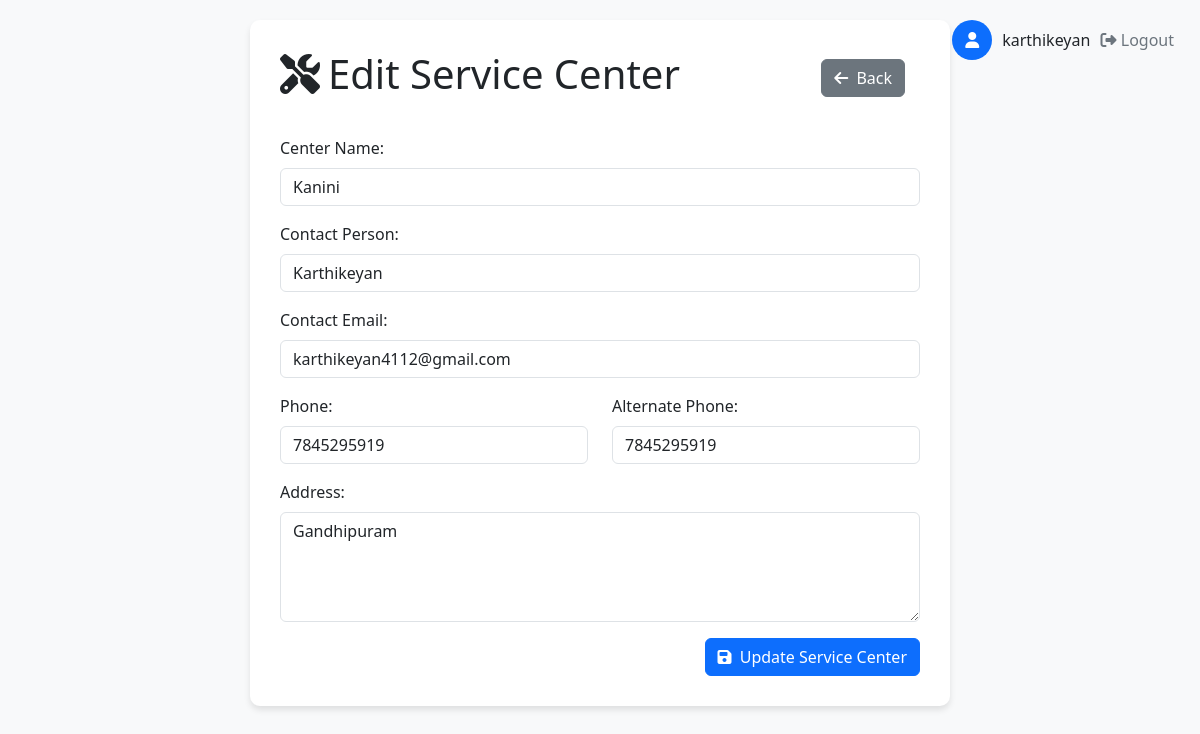
The page /edit_service.php?id=2 (signed in) on the database its author committed.
### tables this page shows
CREATE TABLE `employee` (
  `emp_id` int(11) NOT NULL,
  `emp_code` varchar(20) DEFAULT NULL,
  `emp_name` varchar(100) DEFAULT NULL,
  `email` varchar(100) DEFAULT NULL,
  `password` varchar(255) DEFAULT NULL,
  `designation` enum('Lead','Sr SA','SA','IT_Admin','Lab_incharge','HOD','FI','User') DEFAULT NULL,
  `department` varchar(100) DEFAULT NULL,
  `status` enum('Active','Inactive') DEFAULT 'Active'
);

CREATE TABLE `service_center` (
  `center_id` int(11) NOT NULL,
  `center_name` varchar(100) DEFAULT NULL,
  `contact_person` varchar(100) DEFAULT NULL,
  `contact_email` varchar(100) DEFAULT NULL,
  `phone` varchar(20) DEFAULT NULL,
  `alt_phone` varchar(20) DEFAULT NULL,
  `address` text DEFAULT NULL
);

### edit_service.php (the view, shortened to what this page needs)
<?php
require_once 'config.php';
$currentUserName = "User";
$user_id = $_SESSION['user_id'];
$query = "SELECT emp_name FROM employee WHERE emp_id = ?";
if ($stmt = $conn->prepare($query)) {
    $stmt->bind_param("i", $user_id);
    $stmt->execute();
    $result = $stmt->get_result();
    if ($result->num_rows > 0) {
        $user = $result->fetch_assoc();
        $currentUserName = $user['emp_name'];
    }
}
$id = $_GET['id'];
$stmt = $pdo->prepare("SELECT * FROM service_center WHERE center_id = ?");
$stmt->execute([$id]);
$center = $stmt->fetch();
?>
<!DOCTYPE html>
<html lang="en">
<head>
    <link href="https://cdn.jsdelivr.net/npm/bootstrap@5.3.0/dist/css/bootstrap.min.css" rel="stylesheet">
    <link rel="stylesheet" href="https://cdnjs.cloudflare.com/ajax/libs/font-awesome/6.4.0/css/all.min.css">
</head>
<body>
    <div class="user-info">
        <div class="user-icon">
            <i class="fas fa-user"></i>
        </div>
        <div>
            <span><?php echo htmlspecialchars($currentUserName); ?></span>
            <form action="logout.php" method="post" style="display: inline;">
                <button type="submit" class="logout-btn">
                    <i class="fas fa-sign-out-alt"></i> Logout
                </button>
            </form>
        </div>
    </div>
    <div class="container">
        <div class="form-container">
            <div class="page-header">
                <h1><i class="fas fa-tools me-2"></i>Edit Service Center</h1>
                <a href="manage_service.php" class="btn btn-secondary back-btn">
                    <i class="fas fa-arrow-left me-1"></i> Back
                </a>
            </div>
            <form method="post">
                <div class="mb-3">
                    <label for="center_name" class="form-label">Center Name:</label>
                    <input type="text" class="form-control" id="center_name" name="center_name"
                           value="<?php echo htmlspecialchars($center['center_name']); ?>" required>
                </div>
                <div class="mb-3">
                    <label for="contact_person" class="form-label">Contact Person:</label>
                    <input type="text" class="form-control" id="contact_person" name="contact_person"
                           value="<?php echo htmlspecialchars($center['contact_person']); ?>" required>
                </div>
                <div class="mb-3">
                    <label for="contact_email" class="form-label">Contact Email:</label>
                    <input type="email" class="form-control" id="contact_email" name="contact_email"
                           value="<?php echo htmlspecialchars($center['contact_email']); ?>" required>
                </div>
                <div class="row">
                    <div class="col-md-6 mb-3">
                        <label for="phone" class="form-label">Phone:</label>
                        <input type="text" class="form-control" id="phone" name="phone"
                               value="<?php echo htmlspecialchars($center['phone']); ?>" required>
                    </div>
                    <div class="col-md-6 mb-3">
                        <label for="alt_phone" class="form-label">Alternate Phone:</label>
                        <input type="text" class="form-control" id="alt_phone" name="alt_phone"
                               value="<?php echo htmlspecialchars($center['alt_phone']); ?>">
                    </div>
                </div>
                <div class="mb-3">
                    <label for="address" class="form-label">Address:</label>
                    <textarea class="form-control" id="address" name="address" rows="4"><?php echo htmlspecialchars($center['address']); ?></textarea>
                </div>
                <div class="d-grid gap-2 d-md-flex justify-content-md-end">
                    <button type="submit" class="btn btn-primary">
                        <i class="fas fa-save me-1"></i> Update Service Center
                    </button>
                </div>
            </form>
        </div>
    </div>
</body>
</html>

### edit_service.php (style rules this page uses)
body { background-color: #f8f9fa; padding-top: 20px; }
.form-container { max-width: 700px; margin: 0 auto; background: white; padding: 30px; border-radius: 10px; box-shadow: 0 4px 6px rgba(0,0,0,0.1); }
.user-info { position: absolute; top: 20px; right: 20px; display: flex; align-items: center; gap: 10px; }
.user-icon { width: 40px; height: 40px; background-color: #0d6efd; color: white; border-radius: 50%; display: flex; align-items: center; justify-content: center; }
.logout-btn { background: none; border: none; color: #6c757d; cursor: pointer; }
.page-header { margin-bottom: 30px; display: flex; justify-content: space-between; align-items: center; }
.back-btn { margin-right: 15px; }

### rows shown on the page
employee: emp_name "karthikeyan"
service_center: center_name "Kanini", contact_person "Karthikeyan", contact_email "karthikeyan4112@gmail.com", phone "7845295919", alt_phone "7845295919", address "Gandhipuram"
